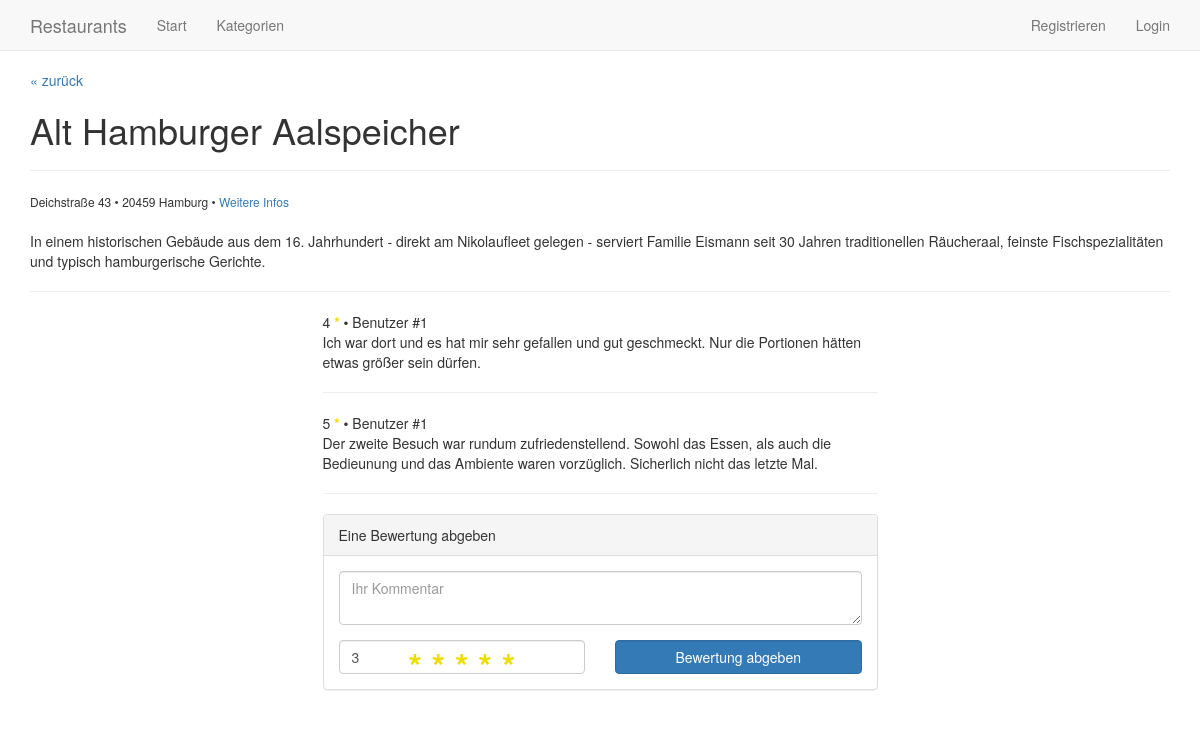
The page /detail/4 on the database its author committed.
### tables this page shows
CREATE TABLE restaurant (
        id INTEGER PRIMARY KEY,
        name TEXT,
        description TEXT,
        url TEXT,
        street TEXT,
        city TEXT,
        zip INTEGER      
);

CREATE TABLE rating (
	id INTEGER PRIMARY KEY,
	restaurant_id INTEGER,
	user_id INTEGER,
	rating INTEGER,
	text TEXT
);

### application.py (the view)
@app.route('/detail/<int:restaurant_id>')
def detail(restaurant_id):
	restaurant = query_db('SELECT * FROM restaurant WHERE id = ?', (restaurant_id,), True)
	ratings = query_db('SELECT * FROM rating WHERE restaurant_id = ?', (restaurant_id,))
	return render_template('detail.html', restaurant=restaurant, ratings=ratings)

### application.py (called while the page is built)
def get_db():
	db = getattr(g, '_database', None)
	if db is None:
		db = g._database = sqlite3.connect(DATABASE)
	db.row_factory = sqlite3.Row
	return db

@app.teardown_appcontext
def close_connection(exception):
	db = getattr(g, '_database', None)
	if db is not None:
		db.close()

def query_db(query, args=(), one=False):
	cur = get_db().execute(query, args)
	rv = cur.fetchall()
	cur.close()
	return (rv[0] if rv else None) if one else rv

### templates/detail.html (shortened to what this page needs)
{% extends "layout.html" %}
{% block navigation %}{{ super( ) }}{% endblock %}
{% block content %}
	<p><a href="#" onClick="window.history.back();">&laquo; zurück</a></p>
	<h1>{{ restaurant['name'] }}</h1>
	<hr>
	<span style="font-size: 12px;">
		{{ restaurant['street'] }} &bull; {{ restaurant['zip'] }} {{ restaurant['city'] }} &bull;
		<a target="_blank" href="{{ restaurant['url'] }}">Weitere Infos</a><br><br>
	</span>
	<p>{{ restaurant['description'] }}</p>
	<hr>
	<div class="row">
		<div class="col-sm-offset-3 col-sm-6">
			{% for rating in ratings %}
				{{ rating['rating'] }} <span style="color: #ED0;"><strong>*</strong></span> &bull; Benutzer #{{ rating['user_id'] }}<br>{{ rating['text'] }}
				<hr>
			{%endfor%}
		</div>
	</div>
	<div class="row">
		<div class="col-sm-offset-3 col-sm-6">
			<div class="panel panel-default">
				<div class="panel-heading">
					Eine Bewertung abgeben
				</div>
				<div class="panel-body">
					<form action="{{ url_for('.rate') }}" method="get">
						<div class="row">
 							<div class="col-md-12">
								<textarea name="text" placeholder="Ihr Kommentar" class="form-control" required="required"></textarea>
							</div>
							<div class="col-md-6 text-center">
								<span style="margin-top: 15px; display: block; font-size: 35px; height: 0px; color: #ED0;"><strong>* * * * *</strong></span>
								<input class="form-control" type="number" name="rating" length="1" min="1" max="5" value="3">
							</div>
							<div class="col-md-6">
								<input type="submit" value="Bewertung abgeben" class="form-control btn btn-primary" style="margin-top: 15px;">
							</div>
						</div>
					</form>
				</div>
			</div>
		</div>
	</div>
{% endblock %}

### rows shown on the page
restaurant: name "Alt Hamburger Aalspeicher", street "Deichstraße 43", zip "20459", city "Hamburg", description "In einem historischen Gebäude aus dem 16. Jahrhundert - direkt am Nikolaufleet gelegen - serviert Familie Eismann seit 30 Jahren traditionellen Räucheraal, feinste Fischspezialitäten und typisch hamburgerische Gerichte."
rating: rating "4", user_id "1", text "Ich war dort und es hat mir sehr gefallen und gut geschmeckt. Nur die Portionen hätten etwas größer sein dürfen."
rating: rating "5", user_id "1", text "Der zweite Besuch war rundum zufriedenstellend. Sowohl das Essen, als auch die Bedieunung und das Ambiente waren vorzüglich. Sicherlich nicht das letzte Mal."
